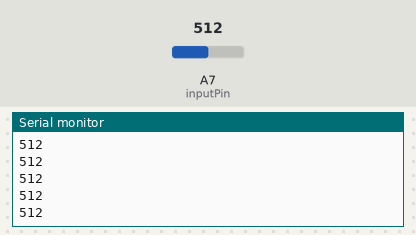
The sketch below on a simulated Arduino Nano, built with avr-gcc and run on an emulated ATmega328P. Parts: the last lines printed to the serial monitor. The test bench sets the inputs (shaded band); at power-on: A7 (inputPin) = 512.

Above: at 1.2 s.
1.3 s: A7 (inputPin) set to 716
At 1.8 s:
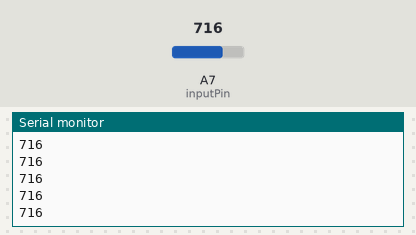
2.8 s: A7 (inputPin) set to 900
At 3.7 s:
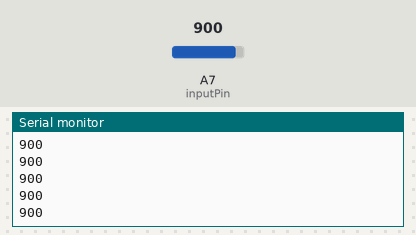
Timing chart, 0 to 5.8 s (numbered marks = the images above; inputs shaded):
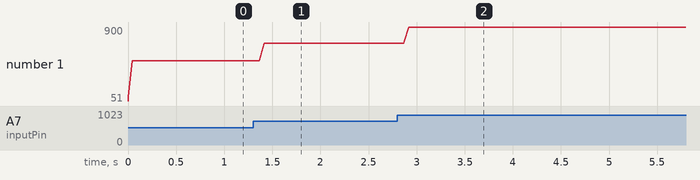

Measured:
- after the input at 1.3 s, the serial monitor: prints a new line after 0.07 s (image 1)
- after the input at 2.8 s, the serial monitor: prints a new line after 0.07 s (image 2)
- plotted number 1: 512 → 716 after the input at 1.3 s, 716 → 900 after the input at 2.8 s

The sketch:

ejercicio24.ino
```cpp
/*  Lectura Promedio del Valor captado via Pin-Analogico.*/
const int numReadings = 10;
int readings[numReadings];
int readIndex = 0;
int total = 0;
int average = 0;
int inputPin = A7;
void setup(){
  Serial.begin(9600);
  for (int thisReading = 0; thisReading < numReadings; thisReading++)
    readings[thisReading] = 0;
}
void loop() {
  total= total - readings[readIndex];
  readings[readIndex] = analogRead(inputPin);
  total= total + readings[readIndex];
  readIndex = readIndex + 1;
  if (readIndex >= numReadings) {readIndex = 0;}
  average = total / numReadings;
  Serial.println(average);
  delay(1);
}
```
